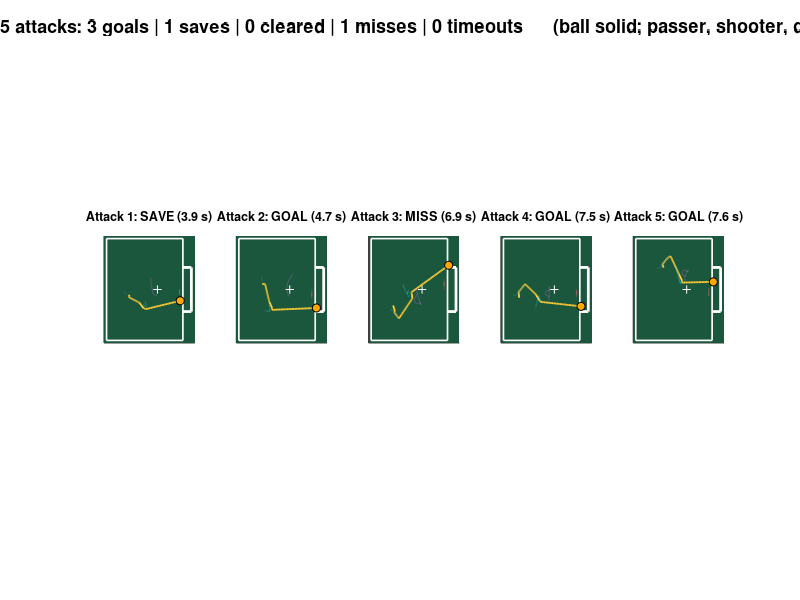
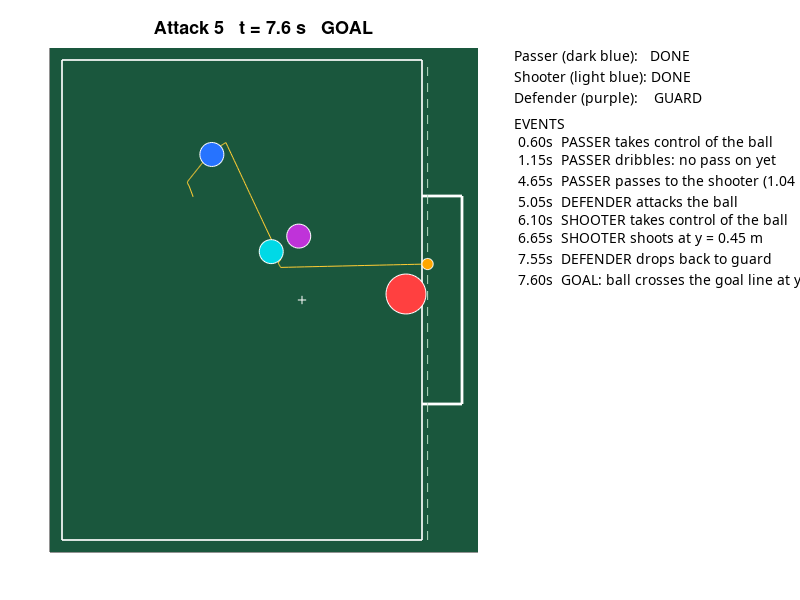

These charts were generated, in order, by the following MATLAB code:
function results = strikerDefenderKeeper(n, firstSeed, animate)
%STRIKERDEFENDERKEEPER  Two strikers attack against a defender and a goalkeeper.
%
%   strikerDefenderKeeper              ask how many attacks to play
%   strikerDefenderKeeper(10)          watch 10 attacks, then show an overview
%   strikerDefenderKeeper(300)         play 300 attacks without drawing (fast)
%   strikerDefenderKeeper(1, 7)        replay attack 7 exactly (attack k uses random seed k)
%   results = strikerDefenderKeeper(50, 1, false)   no drawing, just return the results
%
%   Up to 10 attacks are animated by default. When more than one attack is
%   played, the results are saved in a 'results' folder next to this file:
%   a summary table (CSV), an event log (TXT), every trajectory (MAT) and an
%   overview picture of up to 10 attacks with different outcomes (PNG).
%
%   2D, seen from above, in metres and seconds. x runs along the pitch,
%   the goal line is at x = 4.5 and the goal is 2.6 m wide.
%   Outcomes come from what physically happens to the ball: touching a robot
%   (checked along the ball's whole path in each step, so a fast ball can't
%   slip through a robot), crossing the goal line, leaving the pitch, or stopping.
%
%   Passer    CHASE     walk to the ball and take control of it
%             DRIBBLE   carry the ball forward, away from the defender, and
%                       pass once the shooter is onside and either the lane is
%                       clear, the defender is closing in, or we held it too long
%   Shooter   RUN       find space: level with the defender (onside), not too
%                       close to goal, where the pass line is far from the defender
%             RECEIVE   the pass is on its way: go to the ball and take control
%             DRIBBLE   carry the ball sideways, away from the defender, and shoot
%                       once there is a clear shot (or under pressure, or too long)
%   A striker needs P.kickPrep seconds after taking control before it can kick.
%   Defender  GUARD     stand between the ball and the goal
%             ATTACK    ball is close: run at it. Any touch clears the ball.
%   Keeper    slide along the goal line to where the ball will cross it, after
%             a short reaction delay. Any touch is a save.

if nargin < 1, n = 0; end
while ~(isscalar(n) && n >= 1 && n == round(n))
    n = input('How many attacks? ');
end
if nargin < 2, firstSeed = 1; end
if nargin < 3, animate = (n <= 10); end

%% Settings
P.dt = 0.05;           P.maxTime = 25;        % s
P.goalX = 4.5;         P.goalHalfW = 1.3;     % m
P.ballR = 0.07;        P.friction = 0.3;      % m, m/s^2
P.robotR = 0.15;                              % m, strikers and defender
P.walkV = 0.25;        P.dribbleV = 0.18;     % m/s, strikers
P.controlSpeed = 1.0;  % m/s, a striker can only take control of a ball slower than this
P.carryGap = 0.23;     % m, how far in front of a dribbling striker the ball is
P.shotSpeed = 2.0;     P.shotNoise = 0.08;    % m/s, rad
P.passNoise = 0.05;    P.passSpeedNoise = 0.1;% rad, fraction
P.laneClear = 0.8;     % m, pass if the defender is this far from the pass line
P.shotClear = 0.5;     % m, shoot if the defender and keeper are this far from the shot line
P.pressureDist = 0.6;  % m, defender this close to the ball: pass or shoot now
P.maxHold = 4;         % s, pass or shoot anyway after holding the ball this long
P.kickPrep = 0.5;      % s, time to turn and set up a kick after taking control
P.aimInside = 0.4;     % m, aim at least this far inside the posts
P.shooterMaxX = 3.0;   % m, the shooter waits at least 1.5 m from the goal line
P.dribbleMaxX = 3.5;   % m, nobody dribbles closer to the goal than this
P.onsideMargin = 0.15; % m, the shooter stays this far behind the offside line
P.keeperX = 4.3;       P.keeperV = 0.3;       P.keeperR = 0.25;  % m, m/s, m
P.keeperDelay = 0.15;  % s, keeper reaction time after each kick
P.defenderV = 0.3;     P.guardDist = 1.8;     P.attackDist = 1.0; % m/s, m, m
P.clearSpeed = 2.5;    P.clearSafeX = 1.5;    % m/s, m
% random start areas, [xmin xmax; ymin ymax]
P.passerStart   = [0.5 1.5; -1.5 1.5];
P.shooterStart  = [1.5 2.5; -1.5 1.5];
P.defenderStart = [2.5 3.2; -1.0 1.0];
P.drawEvery = 2;       % draw every 2nd step when animating

%% Play
results = [];
for k = 1:n
    r = playOne(P, firstSeed + k - 1, animate);
    results = [results; r]; %#ok<AGROW>
    if n <= 20
        fprintf('Attack %3d: %-8s %5.1f s  passes %d  shots %d  defender touches %d  dribbling %.1f s\n', ...
            r.Attack, r.Outcome, r.Seconds, r.Passes, r.Shots, r.DefenderTouches, r.DribbleSeconds);
    end
    if animate && k < n, pause(1); end
end
fprintf('\n');
for name = {'GOAL', 'SAVE', 'CLEARED', 'MISS', 'TIMEOUT'}
    hits = strcmp({results.Outcome}, name{1});
    fprintf('%-8s %5d  (%3.0f%%)\n', name{1}, sum(hits), 100 * mean(hits));
end
if n > 1
    folder = saveResults(results, P);
    showOverview(results, P, folder);
    fprintf('Results saved in %s\n', folder);
end
end


%% ------------------------------------------------------------------
function r = playOne(P, seed, animate)
rng(seed);                                   % same seed = same attack
W.t = 0;  W.events = {};  W.lastKick = -inf;  W.lastTouch = 'NONE';
W.passes = 0;  W.shots = 0;  W.touches = 0;  W.dribbleTime = 0;
W.defender = struct('pos', randomPoint(P.defenderStart), 'state', 'GUARD');
W.shooter  = struct('pos', randomPoint(P.shooterStart), 'state', 'RUN', 'held', 0, 'side', 1, 'logged', false);
W.shooter.pos(1) = min(W.shooter.pos(1), W.defender.pos(1) - P.onsideMargin);  % start onside
W.passer   = struct('pos', randomPoint(P.passerStart), 'state', 'CHASE', 'held', 0, 'side', 1, 'logged', false);
W.ball     = struct('pos', W.passer.pos + 0.4 * unit(W.shooter.pos - W.passer.pos), ...
                    'vel', [0 0], 'owner', '');
W.keeper   = [P.keeperX 0];

N = round(P.maxTime / P.dt) + 1;
names = {'ball', 'passer', 'shooter', 'defender', 'keeper'};
for j = 1:numel(names), track.(names{j}) = nan(N, 2); end
if animate
    figure(1); clf; set(gcf, 'Color', [0.96 0.97 0.98], 'Position', [100 100 1100 600]);
end

outcome = '';
for step = 1:N
    W.t = (step - 1) * P.dt;
    old = W;
    W = passerStep(W, P);                    % 1. everyone decides and moves
    W = shooterStep(W, P);
    W = defenderStep(W, P);
    W = keeperStep(W, P);
    W = rollBall(W, P);                      % 2. a free ball rolls and slows down
    [W, outcome] = resolve(W, old, P);       % 3. touches, goal line, pitch edge
    track.ball(step, :) = W.ball.pos;    track.passer(step, :) = W.passer.pos;
    track.shooter(step, :) = W.shooter.pos;  track.defender(step, :) = W.defender.pos;
    track.keeper(step, :) = W.keeper;
    if animate && (mod(step, P.drawEvery) == 1 || ~isempty(outcome))
        drawScene(W, track, step, seed, outcome, P);
    end
    if ~isempty(outcome), break; end
end
if isempty(outcome)
    outcome = 'TIMEOUT';
    W = logEvent(W, 'TIMEOUT: neither side finished the attack');
    if animate, drawScene(W, track, step, seed, outcome, P); end
end

r = struct('Attack', seed, 'Outcome', outcome, 'Seconds', W.t, 'Passes', W.passes, ...
    'Shots', W.shots, 'DefenderTouches', W.touches, 'DribbleSeconds', W.dribbleTime, ...
    'Events', {W.events});
for j = 1:numel(names), r.(names{j}) = track.(names{j})(1:step, :); end
end


%% ------------------------------------------------------------------
function W = passerStep(W, P)
s = W.passer;  b = W.ball;
switch s.state
    case 'CHASE'
        s.pos = walkTowards(s.pos, b.pos, P.walkV, P.dt);
        if canControl(s, b, P)
            [s, b] = takeControl(s, b, 'passer', W.defender);
            W = logEvent(W, 'PASSER takes control of the ball');
        end
    case 'DRIBBLE'
        s.held = s.held + P.dt;
        R = W.shooter.pos + (P.robotR + P.ballR) * unit([P.goalX 0] - W.shooter.pos);  % shooter's feet
        onside   = W.shooter.pos(1) <= offsideLine(W);
        laneOpen = laneClearance(b.pos, R, W.defender.pos) > P.laneClear;
        pressure = norm(W.defender.pos - b.pos) < P.pressureDist;
        ready    = s.held >= P.kickPrep;
        if ready && onside && (laneOpen || pressure || s.held > P.maxHold)
            speed = sqrt(2 * P.friction * norm(R - b.pos));   % so the ball stops at R
            b = kick(b, R, speed, P.passNoise, P.passSpeedNoise);
            s.state = 'DONE';
            W.passes = W.passes + 1;  W.lastKick = W.t;  W.lastTouch = 'PASSER';
            W = logEvent(W, 'PASSER passes to the shooter (%.2f m/s)', norm(b.vel));
        else
            if ready && ~s.logged, W = logEvent(W, 'PASSER dribbles: no pass on yet'); s.logged = true; end
            target = [min(b.pos(1) + 0.4, P.shooterMaxX), clamp(b.pos(2) + 0.5 * s.side, 2.3)];
            [s, b] = dribble(s, b, target, P);
            W.dribbleTime = W.dribbleTime + P.dt;
        end
end
W.passer = s;  W.ball = b;
end


%% ------------------------------------------------------------------
function W = shooterStep(W, P)
s = W.shooter;  b = W.ball;
switch s.state
    case 'RUN'
        if W.passes > 0
            s.state = 'RECEIVE';
        else
            s.pos = walkTowards(s.pos, findSpace(W, P), P.walkV, P.dt);
        end
    case 'RECEIVE'
        s.pos = walkTowards(s.pos, b.pos, P.walkV, P.dt);
        if canControl(s, b, P)
            [s, b] = takeControl(s, b, 'shooter', W.defender);
            W = logEvent(W, 'SHOOTER takes control of the ball');
        end
    case 'DRIBBLE'
        s.held = s.held + P.dt;
        [aim, clearance] = bestAim(W, P);
        pressure = norm(W.defender.pos - b.pos) < P.pressureDist;
        ready    = s.held >= P.kickPrep;
        if ready && (clearance > P.shotClear || pressure || s.held > P.maxHold)
            b = kick(b, aim, P.shotSpeed, P.shotNoise, 0);
            s.state = 'DONE';
            W.shots = W.shots + 1;  W.lastKick = W.t;  W.lastTouch = 'SHOOTER';
            W = logEvent(W, 'SHOOTER shoots at y = %.2f m', aim(2));
        else
            if ready && ~s.logged, W = logEvent(W, 'SHOOTER dribbles: no clear shot yet'); s.logged = true; end
            target = [min(b.pos(1) + 0.3, P.dribbleMaxX), clamp(b.pos(2) + 0.5 * s.side, 1.8)];
            [s, b] = dribble(s, b, target, P);
            W.dribbleTime = W.dribbleTime + P.dt;
        end
end
W.shooter = s;  W.ball = b;
end


%% ------------------------------------------------------------------
function target = findSpace(W, P)
% Onside, not too close to goal, and where the pass line is furthest from
% the defender (with a small preference for central spots)
x  = min(offsideLine(W) - P.onsideMargin, P.shooterMaxX);
ys = -1.5:0.5:1.5;
score = arrayfun(@(y) laneClearance(W.ball.pos, [x y], W.defender.pos) - 0.2 * abs(y), ys);
[~, best] = max(score);
target = [x ys(best)];
end


function [aim, clearance] = bestAim(W, P)
% Try spots across the goal and pick the one whose shot line stays furthest
% from both the defender and the keeper
best = -inf;
for y = linspace(-1, 1, 9) * (P.goalHalfW - P.aimInside)
    target = [P.goalX y];
    score = min(laneClearance(W.ball.pos, target, W.defender.pos), ...
                laneClearance(W.ball.pos, target, W.keeper));
    if score > best, best = score; aim = target; end
end
clearance = best;
end


%% ------------------------------------------------------------------
function W = defenderStep(W, P)
d = W.defender;  b = W.ball.pos;
dist = norm(b - d.pos);
if strcmp(d.state, 'GUARD') && dist < P.attackDist
    d.state = 'ATTACK';  W = logEvent(W, 'DEFENDER attacks the ball');
elseif strcmp(d.state, 'ATTACK') && dist > P.attackDist + 0.5
    d.state = 'GUARD';   W = logEvent(W, 'DEFENDER drops back to guard');
end
if strcmp(d.state, 'GUARD')
    goal   = [P.goalX 0];
    target = goal + P.guardDist * unit(b - goal);   % between the ball and the goal
else
    target = b;
end
d.pos = walkTowards(d.pos, target, P.defenderV, P.dt);
W.defender = d;
end


function W = keeperStep(W, P)
b = W.ball;  y = 0;                          % no shot: wait in the middle
if b.vel(1) > 0.1 && W.t >= W.lastKick + P.keeperDelay
    y = b.pos(2) + b.vel(2) * (P.keeperX - b.pos(1)) / b.vel(1);  % where it crosses our line
end
y = clamp(y, P.goalHalfW);
W.keeper = walkTowards(W.keeper, [P.keeperX y], P.keeperV, P.dt);
end


function W = rollBall(W, P)
if ~isempty(W.ball.owner), return; end       % a dribbled ball moves with its striker
speed = norm(W.ball.vel);
if speed > 0, W.ball.vel = W.ball.vel * max(speed - P.friction * P.dt, 0) / speed; end
W.ball.pos = W.ball.pos + W.ball.vel * P.dt;
end


%% ------------------------------------------------------------------
function [W, outcome] = resolve(W, old, P)
% Work out what the ball touched first during this step, then the outcome
outcome = '';
b0 = old.ball.pos;  b1 = W.ball.pos;
justCleared = strcmp(W.lastTouch, 'DEFENDER') && W.t - W.lastKick < 0.5;
hitD = inf;  hitK = inf;  hitG = inf;        % fraction of the step (0 to 1), inf = no touch
if ~justCleared
    hitD = contactTime(b0 - old.defender.pos, b1 - W.defender.pos, P.robotR + P.ballR);
end
if isempty(W.ball.owner)
    hitK = contactTime(b0 - old.keeper, b1 - W.keeper, P.keeperR + P.ballR);
end
lineX = P.goalX + P.ballR;                   % ball centre here = whole ball over the line
if b0(1) < lineX && b1(1) >= lineX
    hitG = (lineX - b0(1)) / (b1(1) - b0(1));
end
first = min([hitD hitK hitG]);
if isfinite(first), W.ball.pos = b0 + first * (b1 - b0); end   % back to where it happened

if isfinite(first) && hitK == first
    W.ball.vel = [0 0];  outcome = 'SAVE';
    W = logEvent(W, 'KEEPER saves');
elseif isfinite(first) && hitD == first
    what = 'blocks the shot';
    if strcmp(W.ball.owner, 'passer'),  what = 'tackles the passer';  W.passer.state = 'CHASE';  end
    if strcmp(W.ball.owner, 'shooter'), what = 'tackles the shooter'; W.shooter.state = 'RECEIVE'; end
    if isempty(W.ball.owner) && W.shots == 0, what = 'intercepts the pass'; end
    W.ball = kick(W.ball, W.ball.pos - [1 0], P.clearSpeed, 0.3, 0);   % back up the pitch
    W.touches = W.touches + 1;  W.lastKick = W.t;  W.lastTouch = 'DEFENDER';
    W = logEvent(W, 'DEFENDER %s and clears', what);
elseif isfinite(first)
    if abs(W.ball.pos(2)) < P.goalHalfW, outcome = 'GOAL'; else, outcome = 'MISS'; end
    W = logEvent(W, '%s: ball crosses the goal line at y = %.2f m', outcome, W.ball.pos(2));
else
    pos = W.ball.pos;
    stopped  = isempty(W.ball.owner) && all(W.ball.vel == 0);
    byDefence = strcmp(W.lastTouch, 'DEFENDER');
    if pos(1) < 0 || abs(pos(2)) > 3
        if byDefence, outcome = 'CLEARED'; else, outcome = 'MISS'; end
        W = logEvent(W, '%s: ball leaves the pitch', outcome);
    elseif byDefence && (pos(1) < P.clearSafeX || stopped)
        outcome = 'CLEARED';
        W = logEvent(W, 'CLEARED: the ball is safe');
    elseif stopped && W.shots > 0
        outcome = 'MISS';
        W = logEvent(W, 'MISS: the shot stops short');
    end
end
end


%% Small helpers
function ok = canControl(s, b, P)
ok = isempty(b.owner) && norm(s.pos - b.pos) <= P.robotR + P.ballR + 0.02 ...
     && norm(b.vel) <= P.controlSpeed;
end

function [s, b] = takeControl(s, b, who, defender)
b.owner = who;  b.vel = [0 0];
s.state = 'DRIBBLE';  s.held = 0;  s.logged = false;
s.side = -sign(defender.pos(2) - b.pos(2));  % dribble away from the defender
if s.side == 0, s.side = 1; end
end

function [s, b] = dribble(s, b, target, P)
s.pos = walkTowards(s.pos, target, P.dribbleV, P.dt);
b.pos = s.pos + P.carryGap * unit(target - s.pos);
b.vel = [0 0];
end

function b = kick(b, target, speed, angleNoise, speedNoise)
d = target - b.pos;
a = atan2(d(2), d(1)) + angleNoise * randn;
b.vel = speed * (1 + speedNoise * randn) * [cos(a) sin(a)];
b.owner = '';
end

function x = offsideLine(W)
% Offside = nearer the goal line than both the ball and the second-last opponent
x = max([min(W.keeper(1), W.defender.pos(1)), W.ball.pos(1), 0]);
end

function c = laneClearance(from, to, p)
% Shortest distance from point p to the line from -> to
d = to - from;
s = max(0, min(1, dot(p - from, d) / dot(d, d)));
c = norm(p - (from + s * d));
end

function alpha = contactTime(a, b, radius)
% The ball moves from a to b relative to a robot during one step. Returns
% the fraction of the step (0 to 1) when it first touches, or inf.
alpha = inf;
if dot(a, a) <= radius^2, alpha = 0; return; end
v = b - a;  A = dot(v, v);  B = 2 * dot(a, v);  C = dot(a, a) - radius^2;
disc = B^2 - 4 * A * C;
if A < 1e-12 || disc < 0, return; end
root = (-B - sqrt(disc)) / (2 * A);
if root >= 0 && root <= 1, alpha = root; end
end

function W = logEvent(W, fmt, varargin)
W.events{end + 1} = sprintf(['%5.2fs  ' fmt], W.t, varargin{:});
end

function p = walkTowards(p, target, v, dt)
% Straight line, at most speed v, never overshooting
d = target - p;
if norm(d) > 0, p = p + min(norm(d), v * dt) * unit(d); end
end

function p = randomPoint(box)
p = box(:, 1)' + rand(1, 2) .* (box(:, 2) - box(:, 1))';
end

function y = clamp(y, limit)
y = max(min(y, limit), -limit);
end

function u = unit(v)
if norm(v) < 1e-10, u = [1 0]; else, u = v / norm(v); end
end


%% ------------------------------------------------------------------
function folder = saveResults(results, P)
folder = fullfile(fileparts(mfilename('fullpath')), 'results');
if ~exist(folder, 'dir'), mkdir(folder); end
fid = fopen(fullfile(folder, 'summary.csv'), 'w');
fprintf(fid, 'Attack,Outcome,Seconds,Passes,Shots,DefenderTouches,DribbleSeconds\n');
for r = results'
    fprintf(fid, '%d,%s,%.2f,%d,%d,%d,%.2f\n', r.Attack, r.Outcome, r.Seconds, ...
        r.Passes, r.Shots, r.DefenderTouches, r.DribbleSeconds);
end
fclose(fid);
fid = fopen(fullfile(folder, 'events.txt'), 'w');
for r = results'
    fprintf(fid, 'Attack %d: %s\n', r.Attack, r.Outcome);
    fprintf(fid, '  %s\n', r.Events{:});
    fprintf(fid, '\n');
end
fclose(fid);
save(fullfile(folder, 'results.mat'), 'results', 'P', '-v7');
end


function showOverview(results, P, folder)
% One small pitch per attack, for up to 10 attacks with different outcomes
pick = [];  pools = {};
for name = unique({results.Outcome}, 'stable')
    pools{end + 1} = find(strcmp({results.Outcome}, name{1})); %#ok<AGROW>
end
while numel(pick) < min(10, numel(results))      % take turns between outcomes
    for j = 1:numel(pools)
        if ~isempty(pools{j}) && numel(pick) < 10
            pick(end + 1) = pools{j}(1);  pools{j}(1) = []; %#ok<AGROW>
        end
    end
end
pick = sort(pick);

fig = figure(2); clf; set(fig, 'Color', 'w', 'Position', [60 60 1400 640]);
rows = ceil(numel(pick) / 5);
for j = 1:numel(pick)
    r = results(pick(j));
    subplot(rows, 5, j);  drawPitch(P);
    plot(r.ball(:, 1), r.ball(:, 2), '-', 'Color', [1 0.8 0.2], 'LineWidth', 1.3);
    plot(r.passer(:, 1),   r.passer(:, 2),   ':', 'Color', [0.3 0.6 1]);
    plot(r.shooter(:, 1),  r.shooter(:, 2),  ':', 'Color', [0.2 0.95 1]);
    plot(r.defender(:, 1), r.defender(:, 2), ':', 'Color', [0.95 0.45 1]);
    plot(r.keeper(:, 1),   r.keeper(:, 2),   ':', 'Color', [1 0.45 0.45]);
    plot(r.ball(end, 1), r.ball(end, 2), 'o', 'MarkerFaceColor', [1 0.65 0], 'MarkerEdgeColor', 'k');
    title(sprintf('Attack %d: %s (%.1f s)', r.Attack, r.Outcome, r.Seconds), 'FontSize', 9);
end
o = {results.Outcome};
annotation(fig, 'textbox', [0 0.94 1 0.06], 'EdgeColor', 'none', 'HorizontalAlignment', 'center', ...
    'FontSize', 13, 'FontWeight', 'bold', 'String', sprintf( ...
    '%d attacks: %d goals | %d saves | %d cleared | %d misses | %d timeouts      (ball solid; passer, shooter, defender, keeper dotted)', ...
    numel(o), sum(strcmp(o, 'GOAL')), sum(strcmp(o, 'SAVE')), sum(strcmp(o, 'CLEARED')), ...
    sum(strcmp(o, 'MISS')), sum(strcmp(o, 'TIMEOUT'))));
print(fig, fullfile(folder, 'overview.png'), '-dpng', '-r150');
end


%% ------------------------------------------------------------------
function drawPitch(P)
cla; hold on; axis equal; axis([-0.15 5.2 -3.15 3.15]);
set(gca, 'XTick', [], 'YTick', []);
fill([-0.15 5.2 5.2 -0.15], [-3.15 -3.15 3.15 3.15], [0.10 0.34 0.24], 'EdgeColor', 'none');  % grass
plot([0 P.goalX P.goalX 0 0], [-3 -3 3 3 -3], 'w', 'LineWidth', 1.2);              % half pitch
plot(P.goalX + [0 0.5 0.5 0], P.goalHalfW * [-1 -1 1 1], 'w', 'LineWidth', 2);    % goal
plot(3, 0, 'w+');                                                                 % penalty mark
end


function drawScene(W, track, step, seed, outcome, P)
drawPitch(P);
set(gca, 'Position', [0.04 0.08 0.58 0.84]);
x = offsideLine(W);
plot([x x], [-3 3], '--', 'Color', [0.7 0.85 0.75]);                              % offside line
plot(track.ball(1:step, 1), track.ball(1:step, 2), '-', 'Color', [1 0.8 0.2]);    % ball trail
disc(W.passer.pos,   P.robotR,  [0.15 0.45 1]);
disc(W.shooter.pos,  P.robotR,  [0 0.85 0.9]);
disc(W.defender.pos, P.robotR,  [0.75 0.2 0.85]);
disc(W.keeper,       P.keeperR, [1 0.25 0.25]);
disc(W.ball.pos,     P.ballR,   [1 0.65 0]);
if isempty(outcome), status = 'in play'; else, status = outcome; end
title(sprintf('Attack %d   t = %.1f s   %s', seed, W.t, status), 'FontSize', 13);
lines = [{['Passer (dark blue):   ' W.passer.state]; ['Shooter (light blue): ' W.shooter.state]; ...
          ['Defender (purple):    ' W.defender.state]; ''; 'EVENTS'}; W.events(max(1, end - 9):end)'];
text(1.04, 1, lines, 'Units', 'normalized', 'VerticalAlignment', 'top', ...
     'FontName', 'FixedWidth', 'FontSize', 10, 'Interpreter', 'none');
hold off; drawnow; pause(0.02);
end

function disc(p, r, colour)
a = linspace(0, 2 * pi, 40);
fill(p(1) + r * cos(a), p(2) + r * sin(a), colour, 'EdgeColor', 'w');
end
